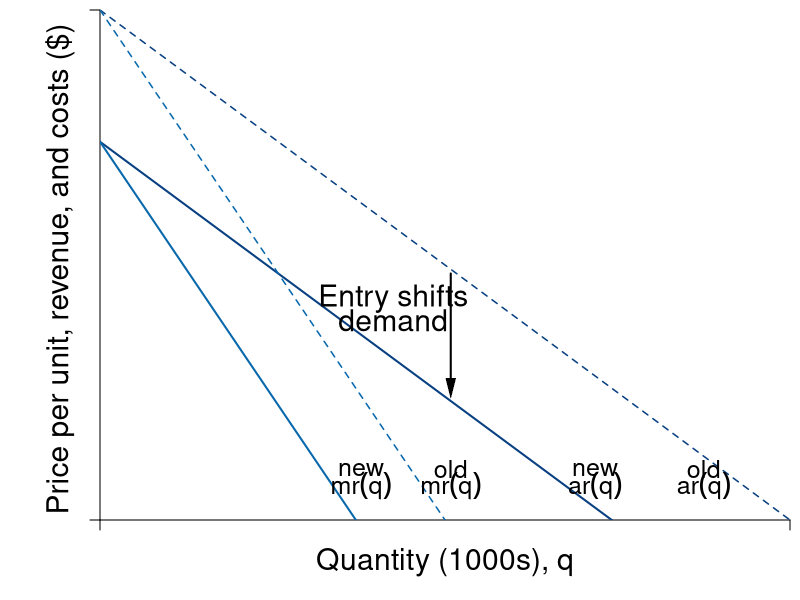

This chart was generated by the following R code:
#Graph Designer: Simon Halliday + Scott Cohn
#Authors: Bowles and Halliday
#Title: Coordination, Conflict and Competition: A Text in Microeconomics

require(shape)
#pdf(file = "firmmarketsupply/profit_costs.pdf", width = 9, height = 7)
png(file = "firmmarketsupply/profit_costs_entry_demand_outlier.png", width = 7*120, height = 5*120)

#Set parameters for graphics
axislabelsize <- 1.8
labelsize <- 1.5
namesize <- 1.8
annotatesize <- 1.8
graphlinewidth <- 2
segmentlinewidth <- 1.5

COL <- c("#7fc97f", "#beaed4", "#fdc086", "#ffff99", "#386cb0", "#f0027f", "#bf5b17", "#666666")
COLA <- c("#e0f3db", "#99d8c9","#66c2a4","#41ae76", "#238b45", "#005824")
COLB <- c("#c6dbef", "#4eb3d3", "#2b8cbe", "#0868ac","#084081")
grays <- gray.colors(25, start = 1, end = 0)
CBCols <- c("#009E73","#0072B2","#E69F00","#CC79A7", "#F0E442")

#Edited the margins to cater for the larger LHS labels
par(mar =  c(4, 5, 0.5, 0.5))

AvgRevenue <- function(x, rmax = 8.9, xmax = 8.9){
  rmax - (rmax/xmax)*x
}

MRevenue <- function(x, rmax = 8.9, xmax = 8.9){
  rmax - 2*(rmax/xmax)*x
}

AvgCost <- function(x, c0 = 6, c1 = 4){
  c0/x + c1
}

costs <- c(4)
eq1 <- uniroot(function(x)  MRevenue(x) - costs[1]  , c(1,1000), tol=1e-8)   
entQ <- c(as.numeric(eq1[1]))

xlims <- c(0, 12)
ylims <- c(0, 12)

npts <- 501 
x <- seq(xlims[1], xlims[2], length.out = npts)
y <- seq(ylims[1], ylims[2], length.out = npts) 
a <- c(13, 16.75, 19.25)

plot(0, 0, xlim = xlims, ylim = ylims, type = "n",
     xlab = expression(paste("")),
     ylab = expression(paste("")), 
     xaxt = "n", 
     yaxt = "n", 
     cex.lab = axislabelsize, 
     bty = "n",
     xaxs = "i", 
     yaxs = "i")


ticksy <- c(0,  ylims[2])
ylabels <- c(NA, NA)
ticksx <- c(0,  xlims[2])
xlabels <- c(NA, NA)

axis(1, at = ticksx, pos = 0, labels = xlabels, cex.axis = labelsize)
axis(2, at = ticksy, pos = 0, labels = ylabels, las = 1, cex.axis = labelsize)

npts <- 500 
xx1 <- seq(xlims[1], xlims[2], length.out = npts)
xx3 <- seq(2, 6, length.out = npts)

#Draw the polygon for profit
# xpoly1 <- c(0, entQ[1], entQ[1], 0, 0)
# ypoly1 <- c(AvgCost(x = entQ[1]), AvgCost(x =entQ[1]), AvgRevenue(x = entQ[1]), AvgRevenue(x = entQ[1]), AvgCost(x = entQ[1]))
# polygon(x = xpoly1, y = ypoly1, col = COLA[1], density = NULL, border = NA)

#Draw the polygon for costs
# xpoly2 <- c(0, entQ[1], entQ[1], 0, 0)
# ypoly2 <- c(0, 0, AvgCost(x = entQ[1]), AvgCost(x = entQ[1]), AvgCost(x = entQ[1]))
# polygon(x = xpoly2, y = ypoly2, col = COLB[1], density = NULL, border = NA)

lines(xx1, AvgRevenue(xx1), col = COLB[5], lwd = graphlinewidth)
lines(xx1, AvgRevenue(xx1, rmax = 12, xmax = 12), lty = 2, col = COLB[5], lwd = segmentlinewidth)
lines(xx1, MRevenue(xx1), col = COLB[4], lwd = graphlinewidth)
lines(xx1, MRevenue(xx1, rmax = 12, xmax = 12), lty = 2, col = COLB[4], lwd = segmentlinewidth)
#lines(xx1, AvgCost(xx1), col = COLA[5], lwd = graphlinewidth)

#Label the axes
text(0.5*xlims[2], -1, expression(paste("Quantity (1000s), ", q)), xpd = TRUE, cex = axislabelsize) 
#mtext(expression(paste("Quantity, ", x)), side = 1, line = 2.5, cex = axislabelsize)
#mtext(expression(paste("Quantity of output, ", x)), side = 1, line = 2.5, cex = axislabelsize)
#text(-3, 0.5*ylims[2], expression(paste("Price, Revenue and Costs, ", list(p, r, ac), " and ", mc)), xpd = TRUE, cex = axislabelsize, srt = 90) 
text(-0.7, 0.5*ylims[2], expression(paste("Price per unit, revenue, and costs ($) ")), xpd = TRUE, cex = axislabelsize, srt = 90) 

#Label curves
# text(10.5, 4.8, expression(paste(ac(q))), cex = labelsize)
# text(10.5, 3.6, expression(paste(mc == c)), cex = labelsize)

text(10.5, 1.2, expression(paste("old")), cex = labelsize)
text(10.5, 0.8, expression(paste(ar(q))), cex = labelsize)

text(8.61, 1.2, expression(paste("new")), cex = labelsize)
text(8.61, 0.8, expression(paste(ar(q))), cex = labelsize)


text(6.1, 1.2, expression(paste("old")), cex = labelsize)
text(6.1, 0.8, expression(paste(mr(q))), cex = labelsize)

text(4.54, 1.2, expression(paste("new")), cex = labelsize)
text(4.54, 0.8, expression(paste(mr(q))), cex = labelsize)

#Labels cost and profit areas
#text(1.2, 0.4*AvgCost(x = entQ[1]), expression("Total costs"), cex = annotatesize)
# text(1.5, 6.25, expression("Economic"), cex = annotatesize)
# text(1.5, 5.75, expression("profit"), cex = annotatesize)

#Draw segments for total costs
# segments(0, AvgRevenue(x = entQ[1]), entQ[1], AvgRevenue(x = entQ[1]), lty = 2, col = grays[20] , lwd = segmentlinewidth)
# segments(entQ[1], 0, entQ[1], AvgRevenue(x = entQ[1]), lty = 2, col = grays[20] , lwd = segmentlinewidth)

# segments(0, AvgCost(x = entQ[1]), entQ[1], AvgCost(x = entQ[1]), lty = 2, col = grays[20] , lwd = segmentlinewidth)
# segments(0, 4, xlims[2], 4, lty = 1, col = COL[1] , lwd = graphlinewidth)

#Label Points for comparison
# points(entQ[1], MRevenue(x = entQ[1]), pch = 16, col = "black", cex = 1.5)
# text(entQ[1] - 0.2, MRevenue(x = entQ[1]) - 0.4, expression(i), cex = labelsize)

# points(entQ[1], AvgCost(x =entQ[1]), pch = 16, col = "black", cex = 1.5)
# text(entQ[1] + 0.2, AvgCost(x = entQ[1]) + 0.4, expression(g), cex = labelsize)

# points(entQ[1], AvgRevenue(x = entQ[1]), pch = 16, col = "black", cex = 1.5)
# text(entQ[1] - 0.2, AvgRevenue(x = entQ[1]) - 0.3, expression(h), cex = labelsize)


#Arrow to mr = mc
# text(7.5, 8, expression(paste("Profit maximum at")), cex = annotatesize)
# text(7.5, 7.5, expression(paste(mr == mc)), cex = annotatesize)

#Shift of demand
text(5.1, 5.2, expression(paste("Entry shifts")), cex = annotatesize)
text(5.1, 4.7, expression(paste("demand")), cex = annotatesize)
Arrows(6.1, 5.8, 6.1, 3.1, col = "black", lty = 1, lwd = 2, arr.type = "triangle", arr.lwd = 0.5)



dev.off()
